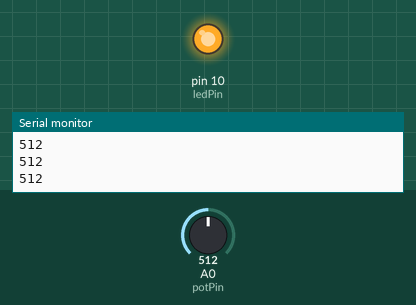
Recording of a sketch running on a simulated Arduino Uno, built with avr-gcc and run on an emulated ATmega328P. Parts: output pins drawn as LEDs (lit = HIGH), the last lines printed to the serial monitor. The inputs (shaded band) are chosen by the test bench; at power-on: A0 (potPin) = 512.

Above: at 1.2 s.
1.3 s: A0 (potPin) set to 122
At 2.1 s:
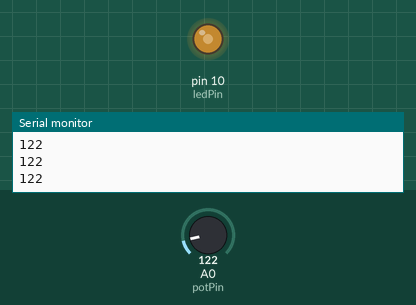
2.8 s: A0 (potPin) set to 0
At 3.8 s:
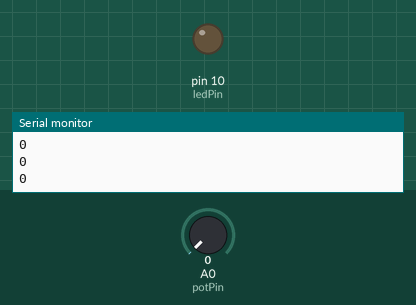
4.3 s: A0 (potPin) set to 306
At 5.5 s:
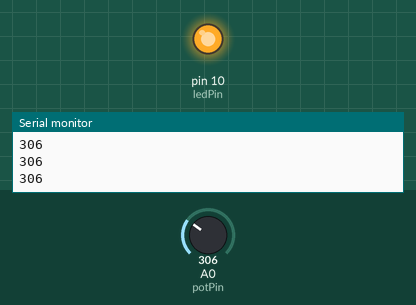
Timing chart, 0 to 7.3 s (numbered marks = the images above; inputs shaded):
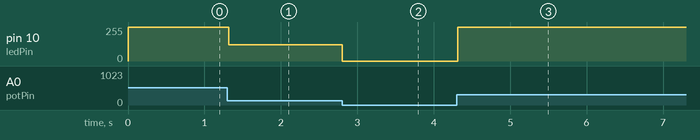

Measured:
- after the input at 1.3 s, pin 10 (ledPin): 255/255 → 122/255 at once
- after the input at 2.8 s, pin 10 (ledPin): 122/255 → 0/255 at once
- after the input at 4.3 s, pin 10 (ledPin): 0/255 → 255/255 at once

The sketch:

LEDShenanigans.ino
```cpp
int potPin = A0; // 14 also works
int ledPin = 10;

void setup() {
  Serial.begin(9600);
  pinMode(ledPin, OUTPUT);
}

void loop() {
  int potValue = analogRead(potPin);
  analogWrite(ledPin, potValue);
  Serial.println(potValue);

  delay(20);
}
```
